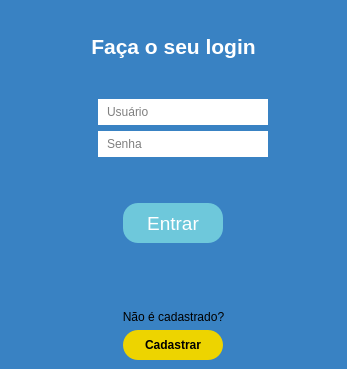
<?xml version="1.0" encoding="UTF-8"?>
<ui version="4.0">
 <class>MainWindow</class>
 <widget class="QMainWindow" name="MainWindow">
  <property name="geometry">
   <rect>
    <x>0</x>
    <y>0</y>
    <width>347</width>
    <height>369</height>
   </rect>
  </property>
  <property name="minimumSize">
   <size>
    <width>347</width>
    <height>369</height>
   </size>
  </property>
  <property name="maximumSize">
   <size>
    <width>347</width>
    <height>369</height>
   </size>
  </property>
  <property name="windowTitle">
   <string>Logon</string>
  </property>
  <property name="styleSheet">
   <string notr="true">background-color: rgb(57, 130, 195);</string>
  </property>
  <widget class="QWidget" name="centralwidget">
   <layout class="QVBoxLayout" name="verticalLayout">
    <property name="leftMargin">
     <number>9</number>
    </property>
    <property name="topMargin">
     <number>9</number>
    </property>
    <item>
     <widget class="QLabel" name="lbl_login">
      <property name="font">
       <font>
        <pointsize>16</pointsize>
        <weight>75</weight>
        <bold>true</bold>
       </font>
      </property>
      <property name="styleSheet">
       <string notr="true">font-size: 16pt;
color: white;</string>
      </property>
      <property name="text">
       <string>Faça o seu login</string>
      </property>
      <property name="alignment">
       <set>Qt::AlignCenter</set>
      </property>
     </widget>
    </item>
    <item>
     <widget class="QWidget" name="inputWidget" native="true">
      <layout class="QFormLayout" name="formLayout">
       <property name="labelAlignment">
        <set>Qt::AlignCenter</set>
       </property>
       <property name="formAlignment">
        <set>Qt::AlignCenter</set>
       </property>
       <item row="0" column="1">
        <widget class="QLineEdit" name="usuario">
         <property name="maximumSize">
          <size>
           <width>170</width>
           <height>50</height>
          </size>
         </property>
         <property name="styleSheet">
          <string notr="true">*{
background-color: #fff;
border-radius: 15px;
padding: 5px;
padding-left: 7px;
}
QLineEdit:focus{
border: 2px solid #edd400;
}</string>
         </property>
         <property name="maxLength">
          <number>20</number>
         </property>
         <property name="placeholderText">
          <string>Usuário</string>
         </property>
        </widget>
       </item>
       <item row="0" column="0">
        <widget class="QLabel" name="lbl_login_img">
         <property name="maximumSize">
          <size>
           <width>30</width>
           <height>30</height>
          </size>
         </property>
         <property name="text">
          <string/>
         </property>
         <property name="pixmap">
          <pixmap resource="../resources/resourcesLogin.qrc">:/icons/img/icoLogin.png</pixmap>
         </property>
         <property name="scaledContents">
          <bool>true</bool>
         </property>
         <property name="alignment">
          <set>Qt::AlignCenter</set>
         </property>
        </widget>
       </item>
       <item row="1" column="1">
        <widget class="QLineEdit" name="senha">
         <property name="maximumSize">
          <size>
           <width>170</width>
           <height>50</height>
          </size>
         </property>
         <property name="styleSheet">
          <string notr="true">*{
background-color: #fff;
border-radius: 15px;
padding: 5px;
padding-left: 7px;
}
QLineEdit:focus{
border: 2px solid #edd400;
}</string>
         </property>
         <property name="maxLength">
          <number>20</number>
         </property>
         <property name="echoMode">
          <enum>QLineEdit::Password</enum>
         </property>
         <property name="placeholderText">
          <string>Senha</string>
         </property>
        </widget>
       </item>
       <item row="1" column="0">
        <widget class="QLabel" name="lbl_senha_img">
         <property name="maximumSize">
          <size>
           <width>30</width>
           <height>30</height>
          </size>
         </property>
         <property name="text">
          <string/>
         </property>
         <property name="pixmap">
          <pixmap resource="../resources/resourcesLogin.qrc">:/icons/img/icoSenha.png</pixmap>
         </property>
         <property name="scaledContents">
          <bool>true</bool>
         </property>
        </widget>
       </item>
      </layout>
     </widget>
    </item>
    <item>
     <widget class="QLabel" name="lbl_erro">
      <property name="maximumSize">
       <size>
        <width>16777215</width>
        <height>25</height>
       </size>
      </property>
      <property name="font">
       <font>
        <pointsize>12</pointsize>
        <weight>75</weight>
        <bold>true</bold>
       </font>
      </property>
      <property name="styleSheet">
       <string notr="true">color: rgb(237, 212, 0);</string>
      </property>
      <property name="text">
       <string/>
      </property>
      <property name="alignment">
       <set>Qt::AlignCenter</set>
      </property>
     </widget>
    </item>
    <item alignment="Qt::AlignHCenter">
     <widget class="QPushButton" name="btn_entrar">
      <property name="enabled">
       <bool>true</bool>
      </property>
      <property name="minimumSize">
       <size>
        <width>100</width>
        <height>40</height>
       </size>
      </property>
      <property name="maximumSize">
       <size>
        <width>100</width>
        <height>40</height>
       </size>
      </property>
      <property name="font">
       <font>
        <pointsize>14</pointsize>
        <weight>50</weight>
        <bold>false</bold>
       </font>
      </property>
      <property name="cursor">
       <cursorShape>PointingHandCursor</cursorShape>
      </property>
      <property name="layoutDirection">
       <enum>Qt::LeftToRight</enum>
      </property>
      <property name="autoFillBackground">
       <bool>false</bool>
      </property>
      <property name="styleSheet">
       <string notr="true">*{
background-color: #6EC8DB;
border-radius: 15px;
color: white;
}
QPushButton:hover{
background-color:#60afbf;
transition: 1s;
}</string>
      </property>
      <property name="text">
       <string>Entrar</string>
      </property>
      <property name="checkable">
       <bool>false</bool>
      </property>
      <property name="checked">
       <bool>false</bool>
      </property>
      <property name="autoRepeat">
       <bool>false</bool>
      </property>
      <property name="default">
       <bool>true</bool>
      </property>
      <property name="flat">
       <bool>false</bool>
      </property>
     </widget>
    </item>
    <item>
     <widget class="QLabel" name="lbl_cadastro">
      <property name="text">
       <string>Não é cadastrado?</string>
      </property>
      <property name="alignment">
       <set>Qt::AlignBottom|Qt::AlignHCenter</set>
      </property>
     </widget>
    </item>
    <item alignment="Qt::AlignHCenter">
     <widget class="QPushButton" name="btn_cadastrar">
      <property name="minimumSize">
       <size>
        <width>100</width>
        <height>30</height>
       </size>
      </property>
      <property name="maximumSize">
       <size>
        <width>100</width>
        <height>30</height>
       </size>
      </property>
      <property name="font">
       <font>
        <weight>75</weight>
        <bold>true</bold>
       </font>
      </property>
      <property name="cursor">
       <cursorShape>PointingHandCursor</cursorShape>
      </property>
      <property name="styleSheet">
       <string notr="true">*{
background-color: #edd400;
border-radius: 15px;
}
QPushButton:hover{
background-color: #d1bc08;
}

</string>
      </property>
      <property name="text">
       <string>Cadastrar</string>
      </property>
     </widget>
    </item>
   </layout>
  </widget>
 </widget>
 <tabstops>
  <tabstop>usuario</tabstop>
  <tabstop>senha</tabstop>
  <tabstop>btn_entrar</tabstop>
  <tabstop>btn_cadastrar</tabstop>
 </tabstops>
 <resources>
  <include location="../resources/resourcesLogin.qrc"/>
 </resources>
 <connections/>
</ui>
